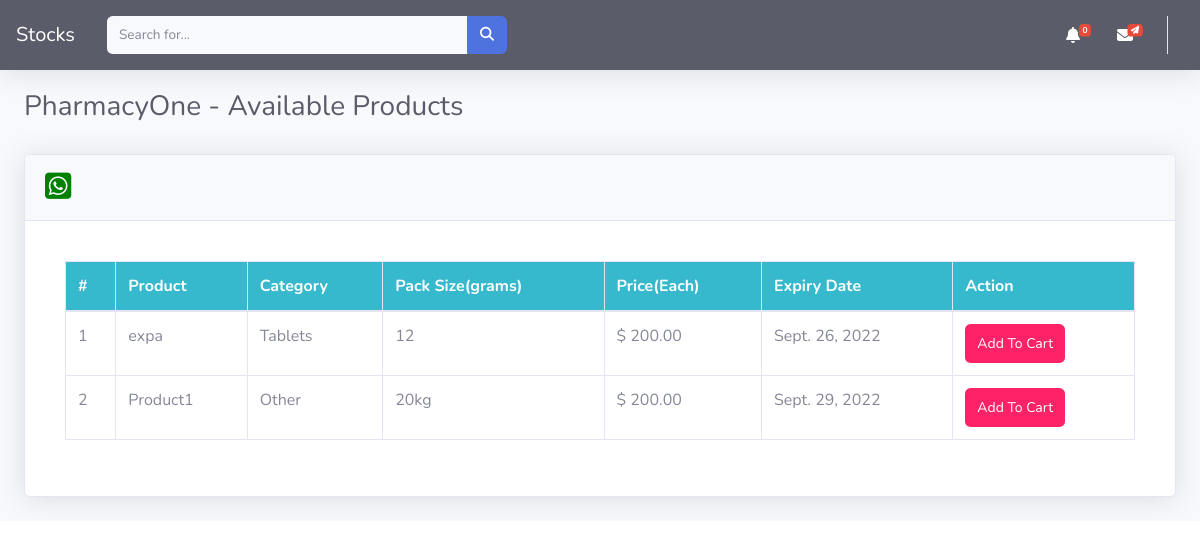
Page /sup-products/23/ on the committed database.
### dashboard/models.py (models this page shows, shortened)
class Product(models.Model):
    vendor = models.ForeignKey(Vendor, related_name="products", on_delete=models.CASCADE,null=True,blank=True)
    title = models.CharField(max_length=255,null=True, blank=True)
    slug = models.SlugField(max_length=55)
    description = models.TextField(blank=True, null=True)
    price = models.DecimalField(max_digits=50, decimal_places=2)
    added_date = models.DateTimeField(auto_now_add=True)
    category = models.CharField(choices=CATEGORY_CHOICES, max_length=255,null=True, blank=True)
    pack_size = models.CharField(max_length=255,null=True,blank=True)
    quantity = models.PositiveIntegerField(default=1)
    expiry_date = models.DateField(blank=True,null=True, help_text='date in format yyyy-mm-dd')
    class Meta:
        ordering = ['-added_date']

### dashboard/views.py (the view)
# urls.py: path('sup-products/<int:key>/',views.viewVendorProducts, name='sup-products'),
def viewVendorProducts(request, key):
    vendor = get_object_or_404(Vendor, pk=key)
    context= {
        'vendor': vendor,
    }
    return render(request, 'skeleton/supplier_products.html', context)

### dashboard/context_processors.py (called while the page is built)
def notifications(request):
    allnotifications = BroadcastNotification.objects.all()
    return {'notifications': allnotifications}

def cart(request):
    return {'cart': Cart(request)}

### templates/skeleton/supplier_products.html (shortened to what this page needs)
{% extends 'body/base.html' %}
{% load crispy_forms_tags %}
{% block content %}
<div class="container-fluid">
  <div class="d-sm-flex align-items-center justify-content-between mb-4">
    <h5 class="h3 mb-0 text-gray-800" style="margin-top: 20px">
      {{ vendor.username }} - Available Products
    </h5>
  </div>
<div class="card shadow mb-4" style="margin-top: 30px">
  <div class="card-header py-3">
    <div class=''>
      <a class="m-0 font-weight-bold text-primary" style='' href="https://wa.me/{{ vendor.phone_number }}?text=I'm%20inquiring%20about%20the%20product%20in%20your%20listing">
        <i class="fab fa-whatsapp-square" style='color:green;font-size:30px;'></i>
      </a>
    </div>
  </div>
  <div class="card-body">
    <div class="card-body">
      <div class="table-responsive">
          <table class="table table-bordered" id="dataTable" width="100%" cellspacing="0">
              <thead class='bg-info'>
                  <tr class="text-white">
                      <th scope="col">#</th>
                      <th scope="col">Product</th>
                      <th scope="col">Category</th>
                      <th scope="col">Pack Size(grams)</th>
                      <th scope="col">Price(Each)</th>
                      <th scope="col">Expiry Date</th>
                      <th scope="col">Action</th>
                  </tr>
              </thead>
              <tbody>
                  {% for product  in vendor.products.all  %}
                  <tr>
                    <td>{{forloop.counter}}</td>
                      <td>{{product.title }}</td>
                      <td>{{product.category }}</td>
                      <td>{{product.pack_size }}</td>
                      <td>$ {{product.price }}</td>
                      <td>{{product.expiry_date }}</td>
                      <td>
                        {% if user.is_authenticated %}
                        <a href="{% url 'view-product' product.slug %}" style='width:100px; font-size:14px;color:white;background-color:#ff5d68;text-align;cenetr;padding:8px 6px;' class='btn'>Add To Cart</a>
                        {%else %}
                        <a href="{% url 'login'%}" style='width:100px; font-size:14px;color:white;background-color:#ff2268;text-align;cenetr;padding:8px 6px;' class='btn '>Add To Cart</a>
                        {% endif %}
                      </td>
                  </tr>
                  {% endfor %}
              </tbody>
          </table>
      </div>
  </div>
</div>
  {% endblock %}

### rows in the picture
Product: title "expa", category "Tablets", pack_size "12", price "200.00", expiry_date "Sept. 26, 2022"
Product: title "Product1", category "Other", pack_size "20kg", price "200.00", expiry_date "Sept. 29, 2022"

### other values in the picture
{{ vendor.username }} "PharmacyOne"
